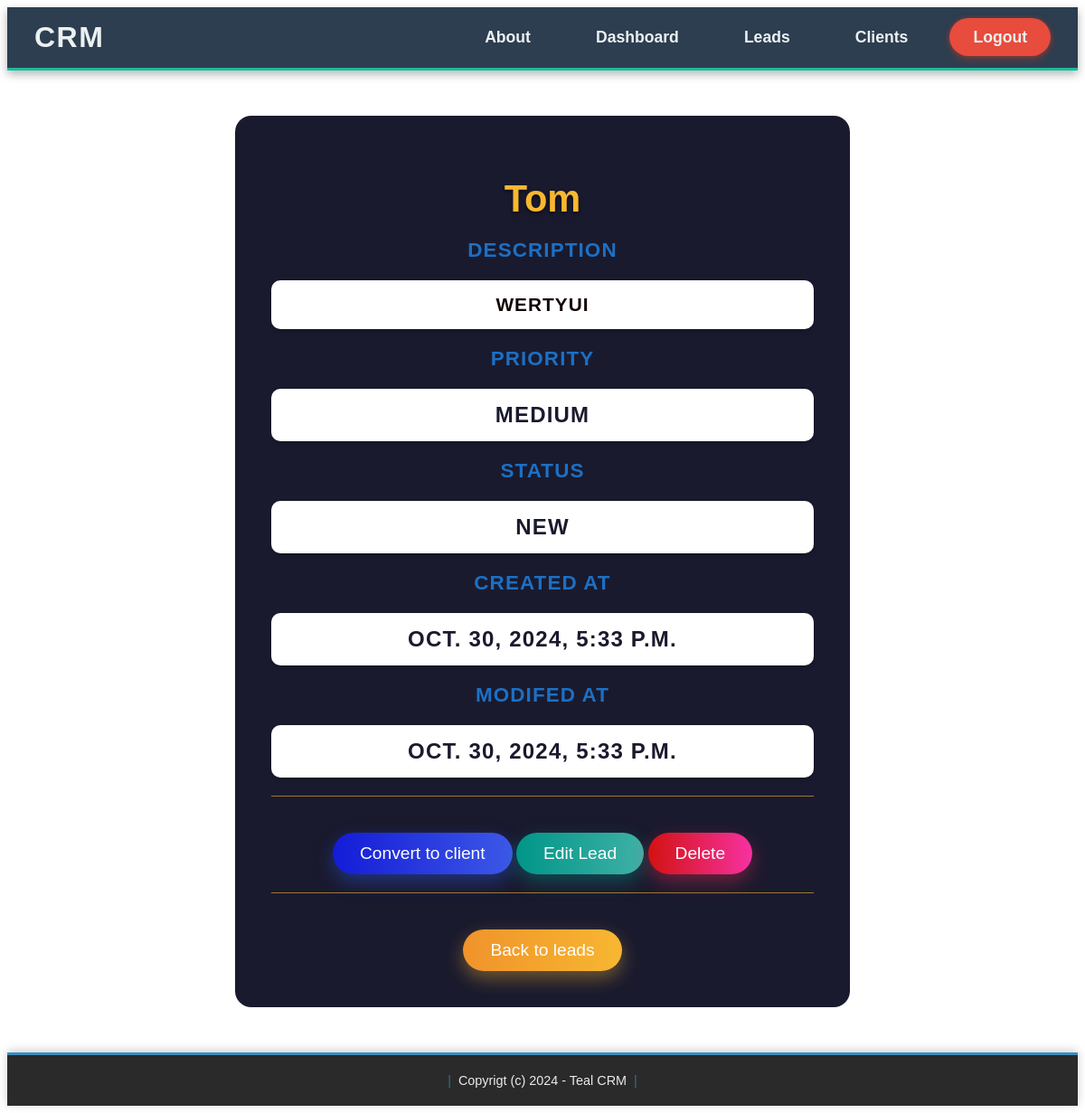
Before: /leads_detail/9/ (signed in) with the older database file.
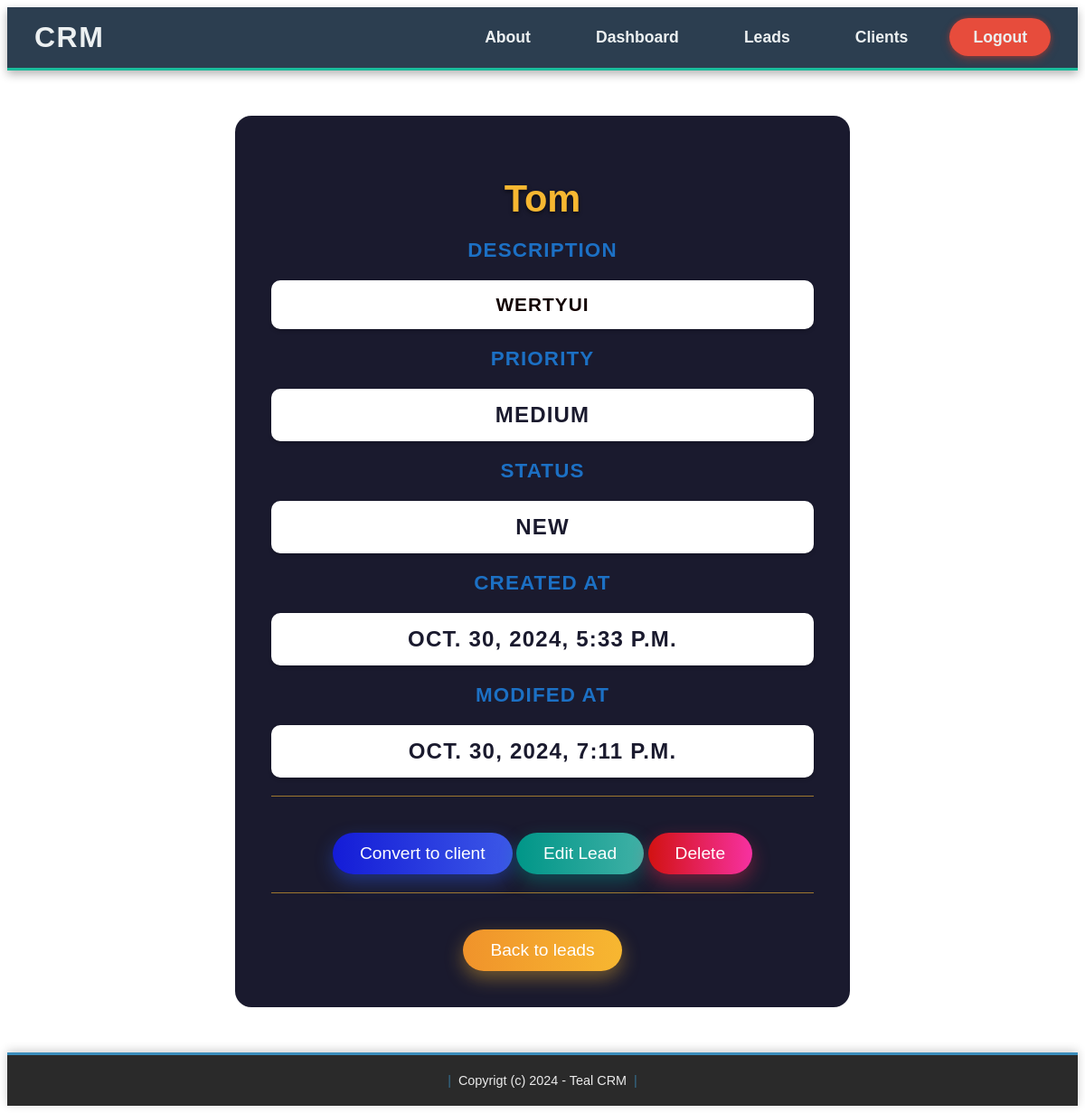
After: the same page with the newer database file.
### catalog/models.py (models this page shows, shortened)
class Lead(models.Model):
    LOW = 'low'
    MEDIUM = 'medium'
    HIGH = 'high'
    CHOICES_PRIORITY = (
        (LOW, 'Low'),
        (MEDIUM, 'Medium'),
        (HIGH, 'High'),
    )
    NEW = 'new'
    CONTACTED = 'contacted'
    WON = 'won'
    LOST = 'lost'
    CHOICES_STATUS = (
        (NEW, 'New'),
        (CONTACTED, 'Contacted'),
        (WON, 'Won'),
        (LOST, 'Lost'),
    )
    name = models.CharField(max_length=255)
    email = models.EmailField()
    description = models.TextField(blank=True, null=True)
    priority = models.CharField(max_length=10, choices=CHOICES_PRIORITY, default=MEDIUM)
    status = models.CharField(max_length=10, choices=CHOICES_STATUS, default=NEW)
    converted_to_client = models.BooleanField(default=False)
    created_by = models.ForeignKey(User, related_name='clients', on_delete=models.CASCADE)
    created_at = models.DateTimeField(auto_now_add=True)
    modified_at = models.DateTimeField(auto_now=True)

### catalog/views.py (the view)
# urls.py: path('leads_detail/<int:id>/', views.leads_detail, name='leads_detail'),
@login_required
def leads_detail(request, id):
    lead = Lead.objects.get(id=id)
    data = {'lead': lead}
    return render(request, 'lead/leads_detail.html', data)

### templates/lead/leads_detail.html (shortened to what this page needs)
{% extends 'base.html' %}
{% load static %}
{% block head %}
    <link rel="stylesheet" href="{% static 'hom_leads.css' %}">
    <link rel="stylesheet" href="{% static 'leads_details.css' %}">
{% endblock %}
{% block content %}
<div class="lead-card">
    <h1>{{ lead.name }}</h1>
    {% if lead.description %}
        <p>Description</p>
        <p class="value description">{{ lead.description }}</p>
    {% endif %}
    <p>Priority</p>
    <p class="value">{{ lead.get_priority_display }}</p>
    <p>Status</p>
    <p class="value">{{ lead.get_status_display }}</p>
    <p>Created at</p>
    <p class="value">{{ lead.created_at }}</p>
    <p>Modifed at</p>
    <p class="value">{{ lead.modified_at }}</p>
    <hr>
    <a class="convert" href="{% url 'convert_lead' lead.id %}">Convert to client</a>
    <a class="edit" href="{% url 'leads_edit' lead.id %}">Edit Lead</a>
    <a class="delete" href="{% url 'leads_delete' lead.id %}">Delete</a>
    <hr>
    <a class="back" href="{% url 'leads_list' %}">Back to leads</a>
</div>
{% endblock %}

Changed rows visible on the page:
changed Lead "Tom": modified_at "OCT. 30, 2024, 5:33 P.M." → "OCT. 30, 2024, 7:11 P.M."
